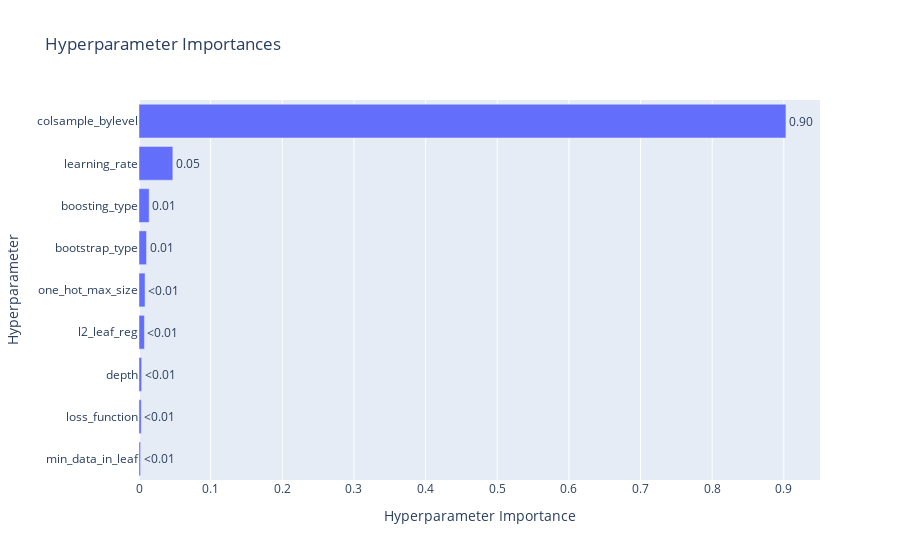

Notebook cell for this chart:
### Code cell
optuna_visualization_plots(study, save=True, save_dir=FIGURES_DIR)
# optuna.visualization.plot_param_importances(study)
# optuna.visualization.plot_optimization_history(study)

### Figure 1 — Plotly figure (JSON) as saved in the notebook; plotly's stock layout.template omitted (floating-point values rounded to 4 significant figures)
{"data": [{"cliponaxis": false, "hovertemplate": ["min_data_in_leaf (IntDistribution): 0.0022106340797822814<extra></extra>", "loss_function (CategoricalDistribution): 0.003201548693383249<extra></extra>", "depth (IntDistribution): 0.0037133684527366263<extra></extra>", "l2_leaf_reg (FloatDistribution): 0.00761887270909623<extra></extra>", "one_hot_max_size (IntDistribution): 0.008437560877521297<extra></extra>", "bootstrap_type (CategoricalDistribution): 0.010518802886011133<extra></extra>", "boosting_type (CategoricalDistribution): 0.014188652981473008<extra></extra>", "learning_rate (FloatDistribution): 0.047228374105122206<extra></extra>", "colsample_bylevel (FloatDistribution): 0.9028821852148737<extra></extra>"], "name": "Objective Value", "orientation": "h", "text": ["<0.01", "<0.01", "<0.01", "<0.01", "<0.01", "0.01", "0.01", "0.05", "0.90"], "textposition": "outside", "type": "bar", "x": [0.002211, 0.003202, 0.003713, 0.007619, 0.008438, 0.01052, 0.01419, 0.04723, 0.9029], "y": ["min_data_in_leaf", "loss_function", "depth", "l2_leaf_reg", "one_hot_max_size", "bootstrap_type", "boosting_type", "learning_rate", "colsample_bylevel"]}], "layout": {"title": {"text": "Hyperparameter Importances"}, "xaxis": {"title": {"text": "Hyperparameter Importance"}}, "yaxis": {"title": {"text": "Hyperparameter"}}}}
